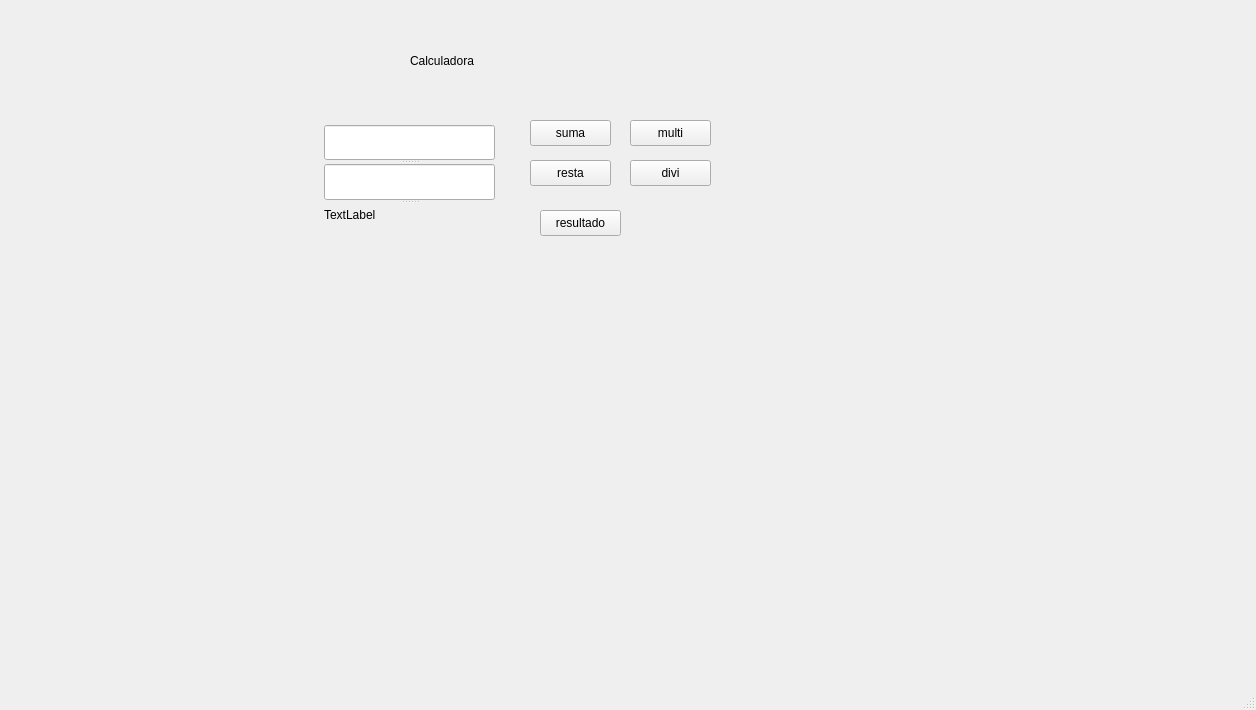
<?xml version="1.0" encoding="UTF-8"?>
<ui version="4.0">
 <class>MainWindow</class>
 <widget class="QMainWindow" name="MainWindow">
  <property name="geometry">
   <rect>
    <x>0</x>
    <y>0</y>
    <width>1256</width>
    <height>710</height>
   </rect>
  </property>
  <property name="windowTitle">
   <string>MainWindow</string>
  </property>
  <widget class="QWidget" name="centralwidget">
   <widget class="QLabel" name="label_2">
    <property name="geometry">
     <rect>
      <x>410</x>
      <y>30</y>
      <width>431</width>
      <height>61</height>
     </rect>
    </property>
    <property name="text">
     <string>Calculadora</string>
    </property>
   </widget>
   <widget class="QPushButton" name="btsalida">
    <property name="geometry">
     <rect>
      <x>540</x>
      <y>210</y>
      <width>81</width>
      <height>26</height>
     </rect>
    </property>
    <property name="text">
     <string>resultado</string>
    </property>
   </widget>
   <widget class="QPushButton" name="btresta">
    <property name="geometry">
     <rect>
      <x>530</x>
      <y>160</y>
      <width>81</width>
      <height>26</height>
     </rect>
    </property>
    <property name="text">
     <string>resta</string>
    </property>
   </widget>
   <widget class="QPushButton" name="btsuma">
    <property name="geometry">
     <rect>
      <x>530</x>
      <y>120</y>
      <width>81</width>
      <height>26</height>
     </rect>
    </property>
    <property name="text">
     <string>suma</string>
    </property>
   </widget>
   <widget class="QPushButton" name="btmulti">
    <property name="geometry">
     <rect>
      <x>630</x>
      <y>120</y>
      <width>81</width>
      <height>26</height>
     </rect>
    </property>
    <property name="text">
     <string>multi</string>
    </property>
   </widget>
   <widget class="QPushButton" name="btdivi">
    <property name="geometry">
     <rect>
      <x>630</x>
      <y>160</y>
      <width>81</width>
      <height>26</height>
     </rect>
    </property>
    <property name="text">
     <string>divi</string>
    </property>
   </widget>
   <widget class="QSplitter" name="splitter">
    <property name="geometry">
     <rect>
      <x>324</x>
      <y>125</y>
      <width>171</width>
      <height>101</height>
     </rect>
    </property>
    <property name="orientation">
     <enum>Qt::Orientation::Vertical</enum>
    </property>
    <widget class="QLineEdit" name="entrada1"/>
    <widget class="QLineEdit" name="entrada2"/>
    <widget class="QLabel" name="resultado">
     <property name="text">
      <string>TextLabel</string>
     </property>
    </widget>
   </widget>
  </widget>
  <widget class="QMenuBar" name="menubar">
   <property name="geometry">
    <rect>
     <x>0</x>
     <y>0</y>
     <width>1256</width>
     <height>33</height>
    </rect>
   </property>
  </widget>
  <widget class="QStatusBar" name="statusbar"/>
 </widget>
 <resources/>
 <connections/>
</ui>
